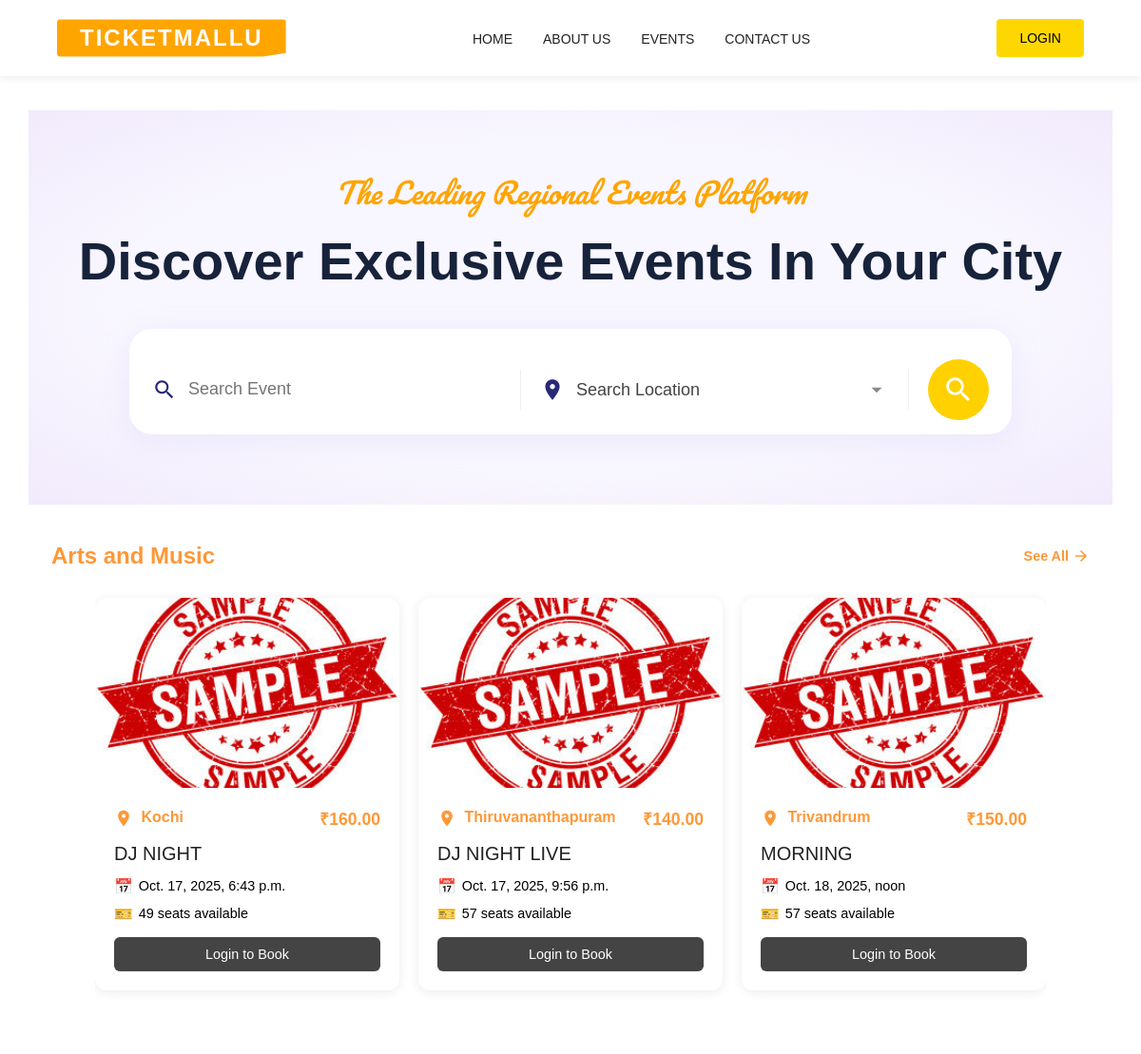
/ (upper part), run on an earlier commit of the app's database.
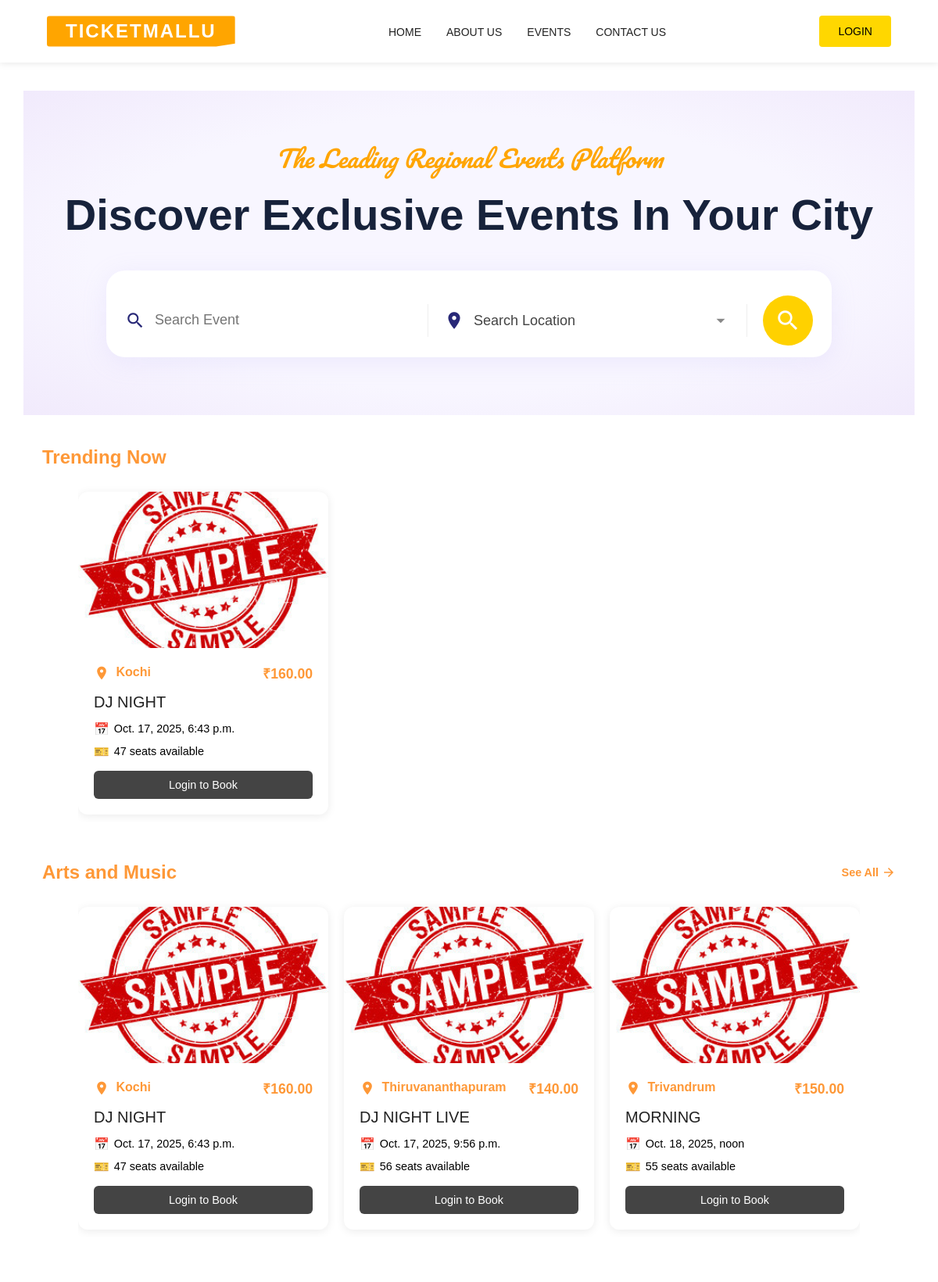
And on a later commit of the database.
### myapp/models.py (models this page shows, shortened)
class Event(models.Model):
    CATEGORY_CHOICES = [
        ('music', 'Arts and Music'),
        ('industrial', 'Industrial Engineering'),
        ('health', 'Health & Wellness'),
        ('education', 'Education & Training'),
        ('travel', 'Travel & Tourism'),
        ('sports', 'Sports & Travel'),
    ]
    title = models.CharField(max_length=255)
    date = models.DateTimeField()
    location = models.CharField(max_length=255)
    total_seats = models.PositiveIntegerField()
    available_seats = models.PositiveIntegerField()
    price = models.DecimalField(max_digits=10, decimal_places=2, default=0)
    category = models.CharField(max_length=50, choices=CATEGORY_CHOICES, default='music')  # ✅ ADD THIS
    image = models.ImageField(upload_to='event_images/', blank=True, null=True)

### myapp/views.py (the view)
# urls.py: path('', views.EventListView.as_view(), name='event-list'),
class EventListView(APIView):
    renderer_classes = [TemplateHTMLRenderer]
    template_name = 'event_list.html'
    def get(self, request):
        query = request.GET.get('q', '')
        date_filter = request.GET.get('date', '')
        location_filter = request.GET.get('location', '')
        events = Event.objects.all().order_by('date')
        if query:
            events = events.filter(Q(title__icontains=query) | Q(location__icontains=query))
        if date_filter:
            events = events.filter(date__date=date_filter)
        if location_filter:
            events = events.filter(location__iexact=location_filter)
        for event in events:
            booked_count = Seat.objects.filter(booking__event=event).count()
            event.available_seats = event.total_seats - booked_count
        MINIMUM_BOOKINGS = 5  # BOOKING LOGIC 1 -- WORING MODE , mimum to percentage ratio used here
        MINIMUM_BOOKING_PERCENTAGE = 20
        all_events_with_bookings = Event.objects.annotate(
            booking_count=Count('booking')
        ).filter(booking_count__gte=MINIMUM_BOOKINGS)
        if location_filter:
            all_events_with_bookings = all_events_with_bookings.filter(location__iexact=location_filter)
        trending_events = []
        for event in all_events_with_bookings:
            booked_count = Seat.objects.filter(booking__event=event).count()
            available = event.total_seats - booked_count
            booking_percentage = (booked_count / event.total_seats) * 100
            if available > 0 and booking_percentage >= MINIMUM_BOOKING_PERCENTAGE:
                event.available_seats = available
                event.booking_count = booked_count
                event.booking_percentage = booking_percentage
                trending_events.append(event)
        trending_events = sorted(
            trending_events,
            key=lambda e: (e.booking_percentage, e.booking_count),
            reverse=True
        )[:6]
        categorized_events = {}
        for choice_value, choice_label in Event.CATEGORY_CHOICES:
            category_events = events.filter(category=choice_value)
            if category_events.exists():  # Only show categories that have events
                categorized_events[choice_label] = category_events
        return Response({
            'categorized_events': categorized_events,
            'trending_events': trending_events,
            'query': query,
            'date_filter': date_filter
        })

### myapp/templates/event_list.html (shortened to what the changed rows need)
<!DOCTYPE html>
<html lang="en">
<head>
</head>
<body>
  <section class="hero">
    <h1  style="font-family: 'Poppins', sans-serif;">Discover Exclusive Events In Your City</h1>
  </section>
  <section id="trending" style="margin-top: 40px;">
    {% if trending_events %}
      <div class="category-section">
        <div class="category-header">
          <h2 class="category-title">Trending Now</h2>
        </div>
        <div class="carousel-wrapper">
          <div class="events-carousel" id="carousel-trending">
            {% for event in trending_events %}
              <div class="event-card">
                {% if event.image %}
                  <div class="event-card-image">
                    <img src="{{ event.image.url }}" alt="{{ event.title }}">
                  </div>
                {% else %}
                  <div class="event-card-image" style="background: linear-gradient(135deg, #fe9837 0%, #e67f1c 100%); display: flex; align-items: center; justify-content: center; color: white; font-size: 3em;">
                    🎫
                  </div>
                {% endif %}
                <div class="event-card-content">
                  <div style="display:flex; justify-content:space-between; align-items:center; margin-bottom:12px;">
                    <h4 style="margin:0; flex:1; font-family: 'Poppins', sans-serif; font-weight: 600; color:#fe9837;">
                      <span class="material-icons" style="font-size: 20px; vertical-align: middle; margin-right: 4px;">location_on</span>
                      {{ event.location }}
                    </h4>
                    <div style="font-size:1.1em; font-weight:600; color:#fe9837; white-space:nowrap; margin-left:10px;">₹{{ event.price }}</div>
                  </div>
                  <h3 style="font-family: 'Poppins', sans-serif; font-weight: 400;"> {{ event.title }}</h3>
                  <div class="event-date" style="font-family: 'Poppins', sans-serif; font-weight: 500; color: black;">{{ event.date }}</div>
                  <div class="event-seats" style="font-family: 'Poppins', sans-serif; font-weight: 500; color: black;">{{ event.available_seats }} seats available</div>
                  <div class="actions">
                    {% if user.is_authenticated and not user.is_superuser %}
                      <a href="{% url 'seat-selector' event.id %}" style="font-family: 'Poppins', sans-serif; font-weight: 500;">Book Seats</a>
                    {% elif not user.is_authenticated %}
                      <a href="{% url 'login' %}" style="background:#444; font-family: 'Poppins', sans-serif; font-weight: 500; color: white;">Login to Book</a>
                    {% endif %}
                  </div>
                </div>
              </div>
            {% endfor %}
          </div>
        </div>
      </div>
    {% endif %}
  </section>
  <section id="events">
    {% for category_name, events in categorized_events.items %}
      <div class="category-section">
        <div class="category-header">
          <h2 class="category-title">{{ category_name }}</h2>
          <a href="?category={{ category_name }}" class="see-all-link">
            See All
            <span class="material-icons" style="font-size: 18px;">arrow_forward</span>
          </a>
        </div>
        <div class="carousel-wrapper">
          <div class="events-carousel" id="carousel-{{ category_name|slugify }}">
            {% for event in events %}
              <div class="event-card">
                {% if event.image %}
                  <div class="event-card-image">
                    <img src="{{ event.image.url }}" alt="{{ event.title }}">
                  </div>
                {% else %}
                  <div class="event-card-image" style="background: linear-gradient(135deg, #fe9837 0%, #e67f1c 100%); display: flex; align-items: center; justify-content: center; color: white; font-size: 3em;">
                    🎫
                  </div>
                {% endif %}
                <div class="event-card-content">
                  <div style="display:flex; justify-content:space-between; align-items:center; margin-bottom:12px;">
                    <h4 style="margin:0; flex:1; font-family: 'Poppins', sans-serif; font-weight: 600; color:#fe9837;">
                      <span class="material-icons" style="font-size: 20px; vertical-align: middle; margin-right: 4px;">location_on</span>
                      {{ event.location }}
                    </h4>
                    <div style="font-size:1.1em; font-weight:600; color:#fe9837; white-space:nowrap; margin-left:10px;">₹{{ event.price }}</div>
                  </div>
                  <h3 style="font-family: 'Poppins', sans-serif; font-weight: 400;"> {{ event.title }}</h3>
                  <div class="event-date" style="font-family: 'Poppins', sans-serif; font-weight: 500; color: black;">{{ event.date }}</div>
                  <div class="event-seats" style="font-family: 'Poppins', sans-serif; font-weight: 500; color: black;">{{ event.available_seats }} seats available</div>
                  <div class="actions">
                    {% if user.is_authenticated and not user.is_superuser %}
                      <a href="{% url 'seat-selector' event.id %}" style="font-family: 'Poppins', sans-serif; font-weight: 500;">Book Seats</a>
                    {% elif not user.is_authenticated %}
                      <a href="{% url 'login' %}" style="background:#444; font-family: 'Poppins', sans-serif; font-weight: 500; color: white;">Login to Book</a>
                    {% endif %}
                  </div>
                </div>
              </div>
            {% endfor %}
          </div>
        </div>
      </div>
    {% empty %}
      <p style="text-align: center; color: #666; font-size: 1.1em; padding: 40px 0;">No events found.</p>
    {% endfor %}
  </section>
</body>
</html>

What changed in the data, as far as the page shows it:
now on one of the page's lists (row edited): Event: location "Kochi", price "160.00", title "DJ NIGHT", date "Oct. 17, 2025, 6:43 p.m.", available_seats "47"
changed Event "DJ NIGHT": available_seats "49" → "47"
changed Event "DJ NIGHT LIVE": available_seats "57" → "56"
changed Event "MORNING": available_seats "57" → "55"
Also different on the page:
text now shown: "Trending Now"
